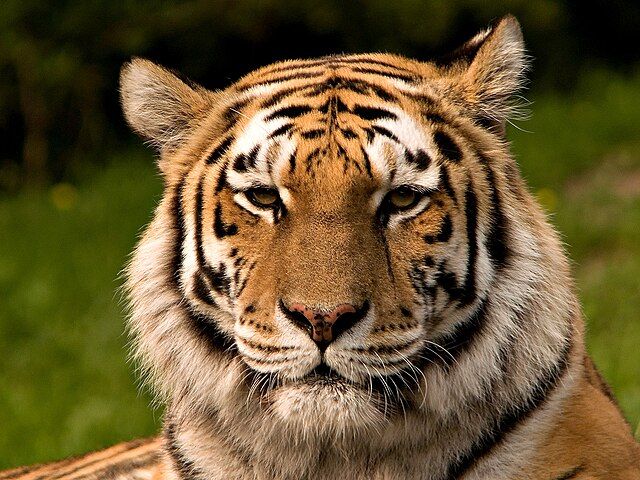
#> input picture image.jpg, 640 x 480 px
$ python LBP.py
#> lines starting #> are read from the running program, lines starting #| are printed output that depends on the picture
import cv2
import numpy as np
from skimage.feature import local_binary_pattern
import matplotlib.pyplot as plt

def extract_lbp_features():
  # ЭТАП 1: Загрузка и конвертация в оттенки серого
  image = cv2.imread("image.jpg")
#> image is the input picture: shape (480, 640, 3); mean B, G, R 50.9, 88.6, 106.7
  gray = cv2.cvtColor(image, cv2.COLOR_BGR2GRAY)
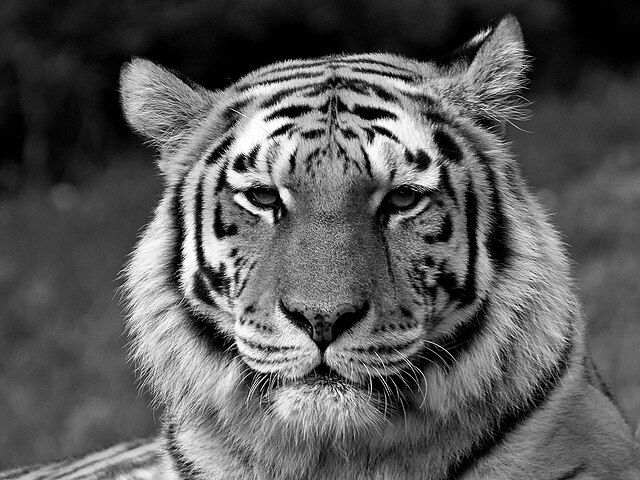
#> gray: shape (480, 640); min 0, max 255, mean 89.7
  print(f"Изображение загружено. Размер: {gray.shape}")
#| Изображение загружено. Размер: (480, 640)

  # ЭТАП 2: Вычисление карты LBP
  P=8
  R=1
  method='uniform'
  lbp = local_binary_pattern(gray, P, R, method)
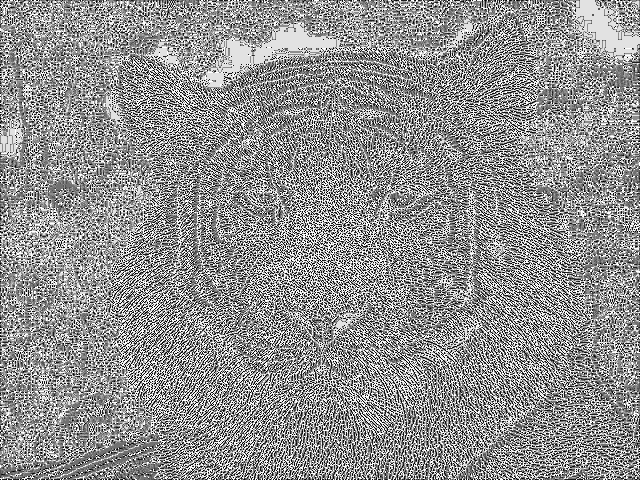
#> lbp: shape (480, 640) float64; min 0, max 9, mean 5.12; drawn with min black and max white
  print(f"Карта LBP вычислена. Уникальных меток: {np.unique(lbp).size}")
#| Карта LBP вычислена. Уникальных меток: 10

  # ЭТАП 3: Построение гистограммы
  # Для uniform patterns: количество бинов = P*(P-1) + 3
  n_bins = P * (P - 1) + 3 if method == 'uniform' else (2**P)
  hist, _ = np.histogram(lbp.ravel(), bins=n_bins, range=(0, n_bins))
#> hist = 59 values, max 47840 at index 9, min 0 at index 10, mean 5206.8
  # Нормализация гистограммы
  hist = hist.astype("float")
  hist /= (hist.sum() + 1e-7)
#> hist = 59 values, max 0.156 at index 9, min 0 at index 10, mean 0.0169

  # ЭТАП 4: Визуализация
  fig, axes = plt.subplots(1, 3, figsize=(15, 5))
  axes[0].imshow(cv2.cvtColor(image, cv2.COLOR_BGR2RGB))
  axes[0].set_title('Исходное изображение')
  axes[0].axis('off')

  axes[1].imshow(lbp, cmap='gray')
  axes[1].set_title(f'Карта LBP (P={P}, R={R})')
  axes[1].axis('off')

  axes[2].plot(hist)
  axes[2].set_title('Нормализованная гистограмма LBP')
  axes[2].set_xlabel('Код LBP')
  axes[2].set_ylabel('Доля')
  axes[2].grid(True)

  plt.tight_layout()
  plt.show()
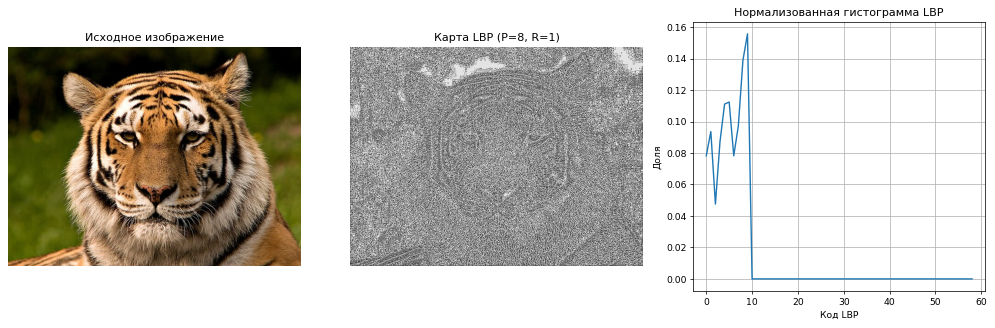
#> figure drawn by matplotlib, 3 panels; panel 3: curve peaks at x = 9, y = 0.156

if __name__ == "__main__":
  extract_lbp_features()
